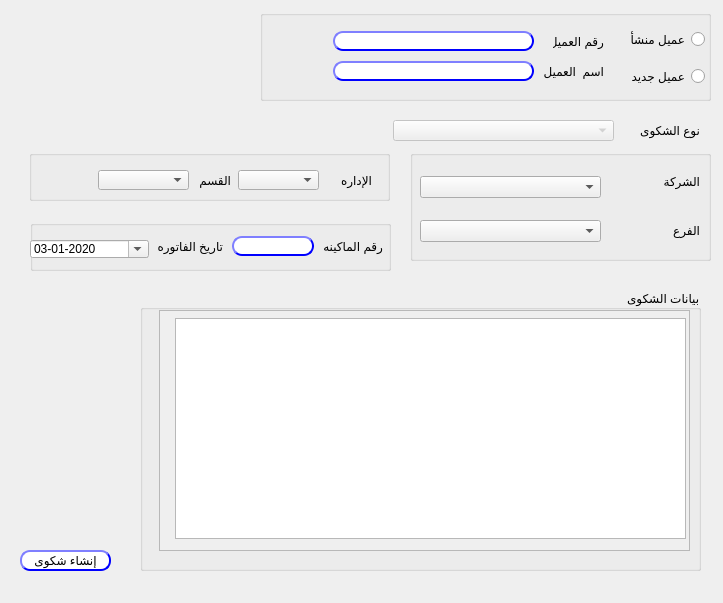
<?xml version="1.0" encoding="UTF-8"?>
<ui version="4.0">
 <class>Dialog</class>
 <widget class="QDialog" name="Dialog">
  <property name="geometry">
   <rect>
    <x>0</x>
    <y>0</y>
    <width>723</width>
    <height>603</height>
   </rect>
  </property>
  <property name="windowTitle">
   <string>شكوى عميل</string>
  </property>
  <widget class="QLabel" name="label_17">
   <property name="geometry">
    <rect>
     <x>589</x>
     <y>120</y>
     <width>111</width>
     <height>20</height>
    </rect>
   </property>
   <property name="text">
    <string>نوع الشكوى</string>
   </property>
  </widget>
  <widget class="QPushButton" name="Qbtn_search">
   <property name="enabled">
    <bool>true</bool>
   </property>
   <property name="geometry">
    <rect>
     <x>20</x>
     <y>550</y>
     <width>91</width>
     <height>21</height>
    </rect>
   </property>
   <property name="styleSheet">
    <string notr="true">QPushButton{
                                        background-color: white;
                                        border-style: outset;
                                        border-width: 2px;
                                        border-radius: 10px;
                                        border-color: blue;
                                        min-width:6em;
                                       }
                                        QPushButton:hover {
                                        background: qradialgradient(
                                        cx: 0.3, cy: -0.4, fx: 0.3, fy: -0.4,
                                        radius: 1.35, stop: 0 #fff, stop: 1 #bbb
                                        );
                                        }
                                        QPushButton:pressed {
                                        border-style: inset;
                                        background: qradialgradient(
                                        cx: 0.4, cy: -0.1, fx: 0.4, fy: -0.1,
                                        radius: 1.35, stop: 0 #fff, stop: 1 #ddd
                                        );
                                        }
                                    
                                    </string>
   </property>
   <property name="text">
    <string>إنشاء شكوى</string>
   </property>
  </widget>
  <widget class="QComboBox" name="CMB_loyalityType">
   <property name="enabled">
    <bool>false</bool>
   </property>
   <property name="geometry">
    <rect>
     <x>393</x>
     <y>120</y>
     <width>221</width>
     <height>21</height>
    </rect>
   </property>
   <property name="layoutDirection">
    <enum>Qt::LeftToRight</enum>
   </property>
   <property name="autoFillBackground">
    <bool>false</bool>
   </property>
   <property name="editable">
    <bool>false</bool>
   </property>
   <property name="duplicatesEnabled">
    <bool>true</bool>
   </property>
   <property name="frame">
    <bool>true</bool>
   </property>
   <property name="modelColumn">
    <number>0</number>
   </property>
  </widget>
  <widget class="QGroupBox" name="groupBox_3">
   <property name="geometry">
    <rect>
     <x>410</x>
     <y>150</y>
     <width>301</width>
     <height>111</height>
    </rect>
   </property>
   <property name="title">
    <string/>
   </property>
   <widget class="QWidget" name="layoutWidget">
    <property name="geometry">
     <rect>
      <x>10</x>
      <y>10</y>
      <width>181</width>
      <height>100</height>
     </rect>
    </property>
    <layout class="QVBoxLayout" name="verticalLayout_3">
     <item>
      <widget class="QComboBox" name="CMB_company"/>
     </item>
     <item>
      <widget class="QComboBox" name="CMB_branch"/>
     </item>
    </layout>
   </widget>
   <widget class="QWidget" name="layoutWidget_2">
    <property name="geometry">
     <rect>
      <x>214</x>
      <y>10</y>
      <width>76</width>
      <height>91</height>
     </rect>
    </property>
    <layout class="QVBoxLayout" name="verticalLayout_2">
     <item>
      <widget class="QLabel" name="label_4">
       <property name="text">
        <string>الشركة</string>
       </property>
      </widget>
     </item>
     <item>
      <widget class="QLabel" name="label_11">
       <property name="text">
        <string>الفرع</string>
       </property>
      </widget>
     </item>
    </layout>
   </widget>
  </widget>
  <widget class="QGroupBox" name="groupBox">
   <property name="geometry">
    <rect>
     <x>260</x>
     <y>10</y>
     <width>451</width>
     <height>91</height>
    </rect>
   </property>
   <property name="title">
    <string/>
   </property>
   <widget class="QWidget" name="verticalLayoutWidget">
    <property name="geometry">
     <rect>
      <x>354</x>
      <y>9</y>
      <width>91</width>
      <height>80</height>
     </rect>
    </property>
    <layout class="QVBoxLayout" name="verticalLayout">
     <item>
      <widget class="QRadioButton" name="Rbtn_custNo">
       <property name="enabled">
        <bool>true</bool>
       </property>
       <property name="layoutDirection">
        <enum>Qt::RightToLeft</enum>
       </property>
       <property name="text">
        <string>عميل منشأ</string>
       </property>
      </widget>
     </item>
     <item>
      <widget class="QRadioButton" name="Rbtn_custNo_2">
       <property name="enabled">
        <bool>true</bool>
       </property>
       <property name="layoutDirection">
        <enum>Qt::RightToLeft</enum>
       </property>
       <property name="text">
        <string>عميل جديد</string>
       </property>
      </widget>
     </item>
    </layout>
   </widget>
   <widget class="QLabel" name="label_14">
    <property name="geometry">
     <rect>
      <x>293</x>
      <y>21</y>
      <width>51</width>
      <height>20</height>
     </rect>
    </property>
    <property name="text">
     <string>رقم العميل</string>
    </property>
   </widget>
   <widget class="QLabel" name="label_15">
    <property name="geometry">
     <rect>
      <x>283</x>
      <y>51</y>
      <width>61</width>
      <height>20</height>
     </rect>
    </property>
    <property name="text">
     <string>اسم  العميل</string>
    </property>
   </widget>
   <widget class="QLineEdit" name="Qline_cust">
    <property name="enabled">
     <bool>false</bool>
    </property>
    <property name="geometry">
     <rect>
      <x>73</x>
      <y>21</y>
      <width>201</width>
      <height>20</height>
     </rect>
    </property>
    <property name="styleSheet">
     <string notr="true">QLineEdit{
                                        background-color: white;
                                        border-style: outset;
                                        border-width: 2px;
                                        border-radius: 10px;
                                        border-color: blue;
                                        min-width: 6em;
                                        }
                                        QLineEdit:hover {
                                        background: qradialgradient(
                                        cx: 0.3, cy: -0.4, fx: 0.3, fy: -0.4,
                                        radius: 1.35, stop: 0 #fff, stop: 1 #bbb
                                        );
                                        }
                                       QLineEdit:pressed {
                                        border-style: inset;
                                        background: qradialgradient(
                                        cx: 0.4, cy: -0.1, fx: 0.4, fy: -0.1,
                                        radius: 1.35, stop: 0 #fff, stop: 1 #ddd
                                        );
                                        }
                                    </string>
    </property>
   </widget>
   <widget class="QLineEdit" name="Qline_name">
    <property name="enabled">
     <bool>false</bool>
    </property>
    <property name="geometry">
     <rect>
      <x>73</x>
      <y>51</y>
      <width>201</width>
      <height>20</height>
     </rect>
    </property>
    <property name="styleSheet">
     <string notr="true">QLineEdit{
                                        background-color: white;
                                        border-style: outset;
                                        border-width: 2px;
                                        border-radius: 10px;
                                        border-color: blue;
                                        min-width: 6em;
                                        }
                                        QLineEdit:hover {
                                        background: qradialgradient(
                                        cx: 0.3, cy: -0.4, fx: 0.3, fy: -0.4,
                                        radius: 1.35, stop: 0 #fff, stop: 1 #bbb
                                        );
                                        }
                                       QLineEdit:pressed {
                                        border-style: inset;
                                        background: qradialgradient(
                                        cx: 0.4, cy: -0.1, fx: 0.4, fy: -0.1,
                                        radius: 1.35, stop: 0 #fff, stop: 1 #ddd
                                        );
                                        }
                                    </string>
    </property>
   </widget>
  </widget>
  <widget class="QGroupBox" name="groupBox_2">
   <property name="geometry">
    <rect>
     <x>29</x>
     <y>150</y>
     <width>361</width>
     <height>51</height>
    </rect>
   </property>
   <property name="title">
    <string/>
   </property>
   <widget class="QComboBox" name="CMB_section">
    <property name="geometry">
     <rect>
      <x>69</x>
      <y>20</y>
      <width>91</width>
      <height>20</height>
     </rect>
    </property>
   </widget>
   <widget class="QLabel" name="label_13">
    <property name="geometry">
     <rect>
      <x>302</x>
      <y>20</y>
      <width>41</width>
      <height>20</height>
     </rect>
    </property>
    <property name="text">
     <string>الإداره</string>
    </property>
   </widget>
   <widget class="QLabel" name="label_16">
    <property name="geometry">
     <rect>
      <x>161</x>
      <y>20</y>
      <width>41</width>
      <height>20</height>
     </rect>
    </property>
    <property name="text">
     <string>القسم</string>
    </property>
   </widget>
   <widget class="QComboBox" name="CMB_department">
    <property name="geometry">
     <rect>
      <x>209</x>
      <y>20</y>
      <width>81</width>
      <height>20</height>
     </rect>
    </property>
   </widget>
  </widget>
  <widget class="QGroupBox" name="groupBox_4">
   <property name="geometry">
    <rect>
     <x>30</x>
     <y>220</y>
     <width>361</width>
     <height>51</height>
    </rect>
   </property>
   <property name="title">
    <string/>
   </property>
   <widget class="QDateEdit" name="Qdate_from">
    <property name="geometry">
     <rect>
      <x>0</x>
      <y>20</y>
      <width>119</width>
      <height>18</height>
     </rect>
    </property>
    <property name="layoutDirection">
     <enum>Qt::LeftToRight</enum>
    </property>
    <property name="displayFormat">
     <string>dd-MM-yyyy</string>
    </property>
    <property name="calendarPopup">
     <bool>true</bool>
    </property>
    <property name="date">
     <date>
      <year>2020</year>
      <month>1</month>
      <day>3</day>
     </date>
    </property>
   </widget>
   <widget class="QLabel" name="label_18">
    <property name="geometry">
     <rect>
      <x>292</x>
      <y>16</y>
      <width>61</width>
      <height>20</height>
     </rect>
    </property>
    <property name="text">
     <string>رقم الماكينه</string>
    </property>
   </widget>
   <widget class="QLineEdit" name="Qline_cust_2">
    <property name="enabled">
     <bool>false</bool>
    </property>
    <property name="geometry">
     <rect>
      <x>202</x>
      <y>16</y>
      <width>82</width>
      <height>20</height>
     </rect>
    </property>
    <property name="styleSheet">
     <string notr="true">QLineEdit{
                                        background-color: white;
                                        border-style: outset;
                                        border-width: 2px;
                                        border-radius: 10px;
                                        border-color: blue;
                                        min-width: 6em;
                                        }
                                        QLineEdit:hover {
                                        background: qradialgradient(
                                        cx: 0.3, cy: -0.4, fx: 0.3, fy: -0.4,
                                        radius: 1.35, stop: 0 #fff, stop: 1 #bbb
                                        );
                                        }
                                       QLineEdit:pressed {
                                        border-style: inset;
                                        background: qradialgradient(
                                        cx: 0.4, cy: -0.1, fx: 0.4, fy: -0.1,
                                        radius: 1.35, stop: 0 #fff, stop: 1 #ddd
                                        );
                                        }
                                    </string>
    </property>
    <property name="text">
     <string/>
    </property>
   </widget>
   <widget class="QLabel" name="label_9">
    <property name="geometry">
     <rect>
      <x>112</x>
      <y>16</y>
      <width>81</width>
      <height>20</height>
     </rect>
    </property>
    <property name="text">
     <string>تاريخ الفاتوره</string>
    </property>
   </widget>
  </widget>
  <widget class="QGroupBox" name="groupBox_5">
   <property name="geometry">
    <rect>
     <x>140</x>
     <y>290</y>
     <width>561</width>
     <height>281</height>
    </rect>
   </property>
   <property name="layoutDirection">
    <enum>Qt::RightToLeft</enum>
   </property>
   <property name="title">
    <string>بيانات الشكوى </string>
   </property>
   <widget class="QScrollArea" name="scrollArea">
    <property name="geometry">
     <rect>
      <x>19</x>
      <y>20</y>
      <width>531</width>
      <height>241</height>
     </rect>
    </property>
    <property name="widgetResizable">
     <bool>true</bool>
    </property>
    <widget class="QWidget" name="scrollAreaWidgetContents">
     <property name="geometry">
      <rect>
       <x>0</x>
       <y>0</y>
       <width>529</width>
       <height>239</height>
      </rect>
     </property>
     <widget class="QTextBrowser" name="textBrowser">
      <property name="geometry">
       <rect>
        <x>15</x>
        <y>7</y>
        <width>511</width>
        <height>221</height>
       </rect>
      </property>
     </widget>
    </widget>
   </widget>
  </widget>
 </widget>
 <resources/>
 <connections/>
</ui>
